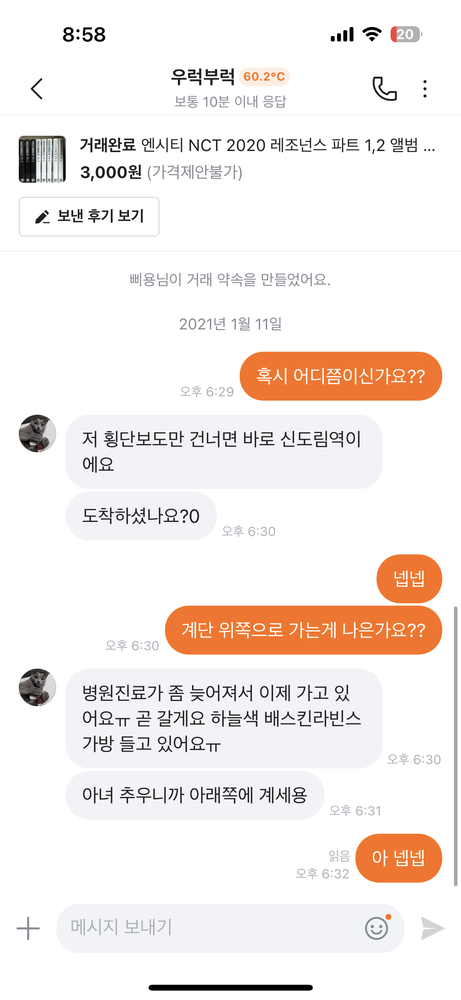
#> input picture Yeonsoo/images/carrot5.png, 461 x 1000 px, shrunk from 1179 x 2556 before the run, found by its file name
$ python extract_image.py
#> lines starting #> are read from the running program, lines starting #| are printed output that depends on the picture; after the words box and inside, x2 and y2 are one past the last pixel; in counts of white or black regions, pixels touching at a corner belong together
import cv2
import numpy as np

#입력이미지
img_rgb = cv2.imread('C:/Users/KANG/OneDrive/문서/GitHub/DObackend/Yeonsoo/images/carrot5.png')
#> img_rgb is the input picture: shape (1000, 461, 3); mean B, G, R 234.1, 237.6, 244.4
#찾고자 하는 이미지
template = cv2.imread('C:/Users/KANG/OneDrive/문서/GitHub/DObackend/Yeonsoo/images/carrot_sign.png')
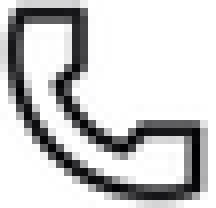
#> input picture Yeonsoo/images/carrot_sign.png, 27 x 26 px, shrunk from 68 x 66 before the run, found by its file name (shown 8 times larger)
#> template is the input picture: shape (26, 27, 3); mean B, G, R 203.7, 203.2, 203.2
h, w = template.shape[:-1] #템플릿의 가로, 세로 길이
#> h = 26; w = 27

res = cv2.matchTemplate(img_rgb, template, cv2.TM_CCOEFF_NORMED)
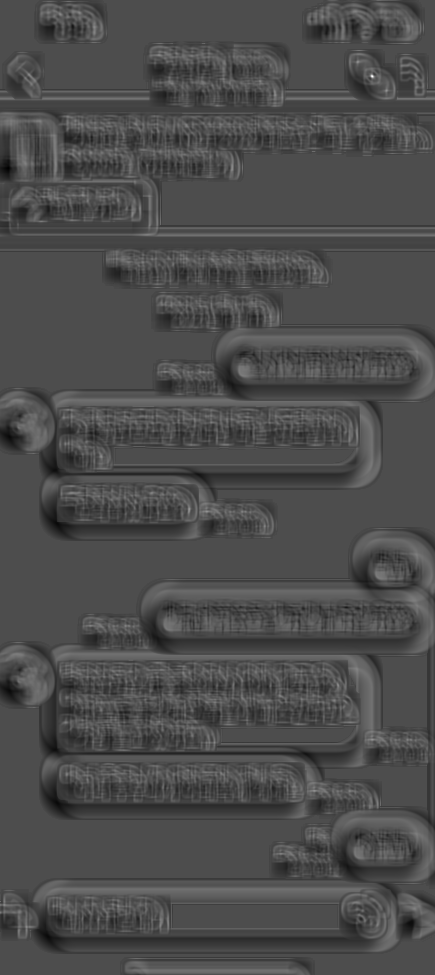
#> res: shape (975, 435) float32; min -0.417, max 0.956, mean -0.00351; drawn with min black and max white
threshold = .8
loc = np.where(res >= threshold)
#> loc = ([76], [372])


for pt in zip(*loc[::-1]):  # Switch collumns and rows
    print(pt)
    cv2.rectangle(img_rgb, pt, (pt[0] + w, pt[1] + h), (0, 0, 255), 2)
#> this loop made 1 pass
#> pt on pass 1: (372, 76)
#| (372, 76)
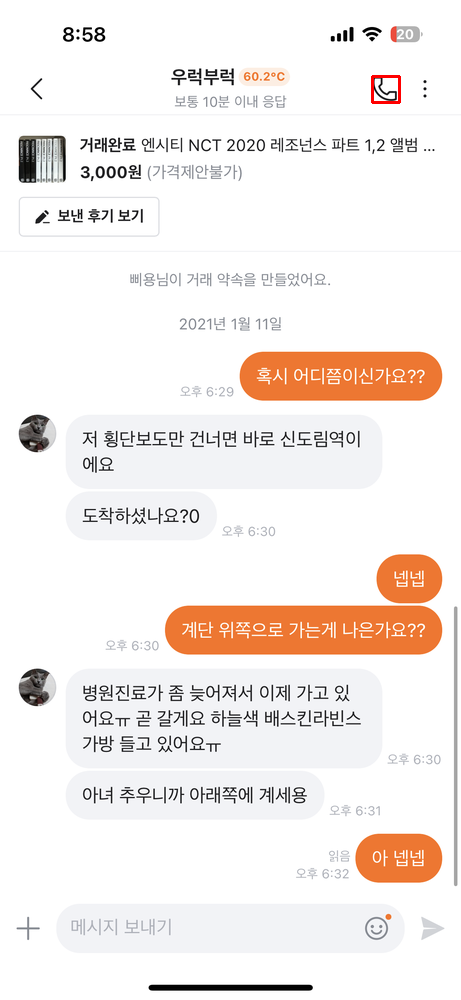
#> img_rgb: shape (1000, 461, 3); 0.07% of pixels changed, all inside (x1, y1, x2, y2) = (371, 75, 401, 104)

cv2.imshow(img_rgb)
